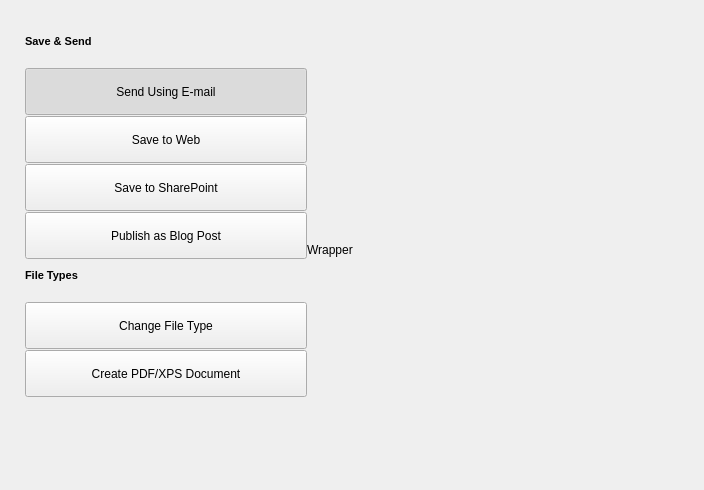
<?xml version="1.0" encoding="UTF-8"?>
<ui version="4.0">
 <class>SaveSendPage</class>
 <widget class="Qtitan::RibbonBackstagePage" name="SaveSendPage">
  <property name="geometry">
   <rect>
    <x>0</x>
    <y>0</y>
    <width>704</width>
    <height>490</height>
   </rect>
  </property>
  <property name="minimumSize">
   <size>
    <width>637</width>
    <height>445</height>
   </size>
  </property>
  <property name="windowTitle">
   <string>Save &amp; Send</string>
  </property>
  <layout class="QHBoxLayout" name="horizontalLayout_2">
   <item>
    <layout class="QHBoxLayout" name="horizontalLayoutMain" stretch="0,1">
     <property name="spacing">
      <number>0</number>
     </property>
     <property name="leftMargin">
      <number>14</number>
     </property>
     <property name="topMargin">
      <number>24</number>
     </property>
     <property name="rightMargin">
      <number>0</number>
     </property>
     <property name="bottomMargin">
      <number>14</number>
     </property>
     <item>
      <layout class="QVBoxLayout" name="verticalLayoutTabs" stretch="0,0,0,0,1">
       <property name="spacing">
        <number>10</number>
       </property>
       <item>
        <layout class="QVBoxLayout" name="verticalLayoutSaveSend">
         <property name="spacing">
          <number>10</number>
         </property>
         <item>
          <widget class="QLabel" name="labelSaveSend">
           <property name="sizePolicy">
            <sizepolicy hsizetype="Expanding" vsizetype="Fixed">
             <horstretch>0</horstretch>
             <verstretch>0</verstretch>
            </sizepolicy>
           </property>
           <property name="text">
            <string>&lt;!DOCTYPE HTML PUBLIC &quot;-//W3C//DTD HTML 4.0//EN&quot; &quot;http://www.w3.org/TR/REC-html40/strict.dtd&quot;&gt;
&lt;html&gt;&lt;head&gt;&lt;meta name=&quot;qrichtext&quot; content=&quot;1&quot; /&gt;&lt;style type=&quot;text/css&quot;&gt;
p, li { white-space: pre-wrap; }
&lt;/style&gt;&lt;/head&gt;&lt;body style=&quot; font-family:'MS Shell Dlg 2'; font-size:8.25pt; font-weight:400; font-style:normal;&quot;&gt;
&lt;p style=&quot; margin-top:0px; margin-bottom:0px; margin-left:0px; margin-right:0px; -qt-block-indent:0; text-indent:0px;&quot;&gt;&lt;span style=&quot; font-size:8pt; font-weight:600;&quot;&gt;Save &amp;amp; Send&lt;/span&gt;&lt;/p&gt;&lt;/body&gt;&lt;/html&gt;</string>
           </property>
          </widget>
         </item>
        </layout>
       </item>
       <item>
        <widget class="Qtitan::RibbonBackstageSeparator" name="backstageSeparatorFileType">
         <property name="maximumSize">
          <size>
           <width>270</width>
           <height>16777215</height>
          </size>
         </property>
        </widget>
       </item>
       <item>
        <layout class="QVBoxLayout" name="verticalLayout">
         <property name="spacing">
          <number>1</number>
         </property>
         <item>
          <widget class="Qtitan::RibbonBackstageButton" name="sendEmailButton">
           <property name="minimumSize">
            <size>
             <width>282</width>
             <height>47</height>
            </size>
           </property>
           <property name="maximumSize">
            <size>
             <width>282</width>
             <height>47</height>
            </size>
           </property>
           <property name="text">
            <string>Send Using E-mail</string>
           </property>
           <property name="icon">
            <iconset resource="ribbonbackstage.qrc">
             <normaloff>:/res/SendUsing.png</normaloff>:/res/SendUsing.png</iconset>
           </property>
           <property name="iconSize">
            <size>
             <width>32</width>
             <height>32</height>
            </size>
           </property>
           <property name="checkable">
            <bool>true</bool>
           </property>
           <property name="checked">
            <bool>true</bool>
           </property>
           <property name="toolButtonStyle">
            <enum>Qt::ToolButtonTextBesideIcon</enum>
           </property>
           <property name="tabStyle">
            <bool>true</bool>
           </property>
           <property name="flatStyle">
            <bool>true</bool>
           </property>
          </widget>
         </item>
         <item>
          <widget class="Qtitan::RibbonBackstageButton" name="saveWebButton">
           <property name="minimumSize">
            <size>
             <width>282</width>
             <height>47</height>
            </size>
           </property>
           <property name="maximumSize">
            <size>
             <width>282</width>
             <height>47</height>
            </size>
           </property>
           <property name="text">
            <string>Save to Web</string>
           </property>
           <property name="icon">
            <iconset resource="ribbonbackstage.qrc">
             <normaloff>:/res/SaveWeb.png</normaloff>:/res/SaveWeb.png</iconset>
           </property>
           <property name="iconSize">
            <size>
             <width>32</width>
             <height>32</height>
            </size>
           </property>
           <property name="checkable">
            <bool>true</bool>
           </property>
           <property name="toolButtonStyle">
            <enum>Qt::ToolButtonTextBesideIcon</enum>
           </property>
           <property name="tabStyle">
            <bool>true</bool>
           </property>
           <property name="flatStyle">
            <bool>true</bool>
           </property>
          </widget>
         </item>
         <item>
          <widget class="Qtitan::RibbonBackstageButton" name="sharePointButton">
           <property name="minimumSize">
            <size>
             <width>282</width>
             <height>47</height>
            </size>
           </property>
           <property name="maximumSize">
            <size>
             <width>282</width>
             <height>47</height>
            </size>
           </property>
           <property name="text">
            <string>Save to SharePoint</string>
           </property>
           <property name="icon">
            <iconset resource="ribbonbackstage.qrc">
             <normaloff>:/res/SaveSharePoint.png</normaloff>:/res/SaveSharePoint.png</iconset>
           </property>
           <property name="iconSize">
            <size>
             <width>32</width>
             <height>32</height>
            </size>
           </property>
           <property name="checkable">
            <bool>true</bool>
           </property>
           <property name="toolButtonStyle">
            <enum>Qt::ToolButtonTextBesideIcon</enum>
           </property>
           <property name="tabStyle">
            <bool>true</bool>
           </property>
           <property name="flatStyle">
            <bool>true</bool>
           </property>
          </widget>
         </item>
         <item>
          <widget class="Qtitan::RibbonBackstageButton" name="blogPostButton">
           <property name="minimumSize">
            <size>
             <width>282</width>
             <height>47</height>
            </size>
           </property>
           <property name="maximumSize">
            <size>
             <width>282</width>
             <height>47</height>
            </size>
           </property>
           <property name="text">
            <string>Publish as Blog Post</string>
           </property>
           <property name="icon">
            <iconset resource="ribbonbackstage.qrc">
             <normaloff>:/res/Publish.png</normaloff>:/res/Publish.png</iconset>
           </property>
           <property name="iconSize">
            <size>
             <width>32</width>
             <height>32</height>
            </size>
           </property>
           <property name="checkable">
            <bool>true</bool>
           </property>
           <property name="toolButtonStyle">
            <enum>Qt::ToolButtonTextBesideIcon</enum>
           </property>
           <property name="tabStyle">
            <bool>true</bool>
           </property>
           <property name="flatStyle">
            <bool>true</bool>
           </property>
          </widget>
         </item>
        </layout>
       </item>
       <item>
        <layout class="QVBoxLayout" name="verticalLayoutFileTypeCaption">
         <property name="spacing">
          <number>10</number>
         </property>
         <item>
          <widget class="QLabel" name="labelFileTypes">
           <property name="sizePolicy">
            <sizepolicy hsizetype="Expanding" vsizetype="Fixed">
             <horstretch>0</horstretch>
             <verstretch>0</verstretch>
            </sizepolicy>
           </property>
           <property name="text">
            <string>&lt;!DOCTYPE HTML PUBLIC &quot;-//W3C//DTD HTML 4.0//EN&quot; &quot;http://www.w3.org/TR/REC-html40/strict.dtd&quot;&gt;
&lt;html&gt;&lt;head&gt;&lt;meta name=&quot;qrichtext&quot; content=&quot;1&quot; /&gt;&lt;style type=&quot;text/css&quot;&gt;
p, li { white-space: pre-wrap; }
&lt;/style&gt;&lt;/head&gt;&lt;body style=&quot; font-family:'MS Shell Dlg 2'; font-size:8.25pt; font-weight:400; font-style:normal;&quot;&gt;
&lt;p style=&quot; margin-top:0px; margin-bottom:0px; margin-left:0px; margin-right:0px; -qt-block-indent:0; text-indent:0px;&quot;&gt;&lt;span style=&quot; font-size:8pt; font-weight:600;&quot;&gt;File Types&lt;/span&gt;&lt;/p&gt;&lt;/body&gt;&lt;/html&gt;</string>
           </property>
          </widget>
         </item>
         <item>
          <widget class="Qtitan::RibbonBackstageSeparator" name="backstageSeparator">
           <property name="maximumSize">
            <size>
             <width>270</width>
             <height>16777215</height>
            </size>
           </property>
          </widget>
         </item>
        </layout>
       </item>
       <item>
        <layout class="QVBoxLayout" name="verticalLayoutFileType">
         <property name="spacing">
          <number>1</number>
         </property>
         <item>
          <widget class="Qtitan::RibbonBackstageButton" name="fileTypeButton">
           <property name="minimumSize">
            <size>
             <width>282</width>
             <height>47</height>
            </size>
           </property>
           <property name="maximumSize">
            <size>
             <width>282</width>
             <height>47</height>
            </size>
           </property>
           <property name="text">
            <string>Change File Type</string>
           </property>
           <property name="icon">
            <iconset resource="ribbonbackstage.qrc">
             <normaloff>:/res/ChangeFileType.png</normaloff>:/res/ChangeFileType.png</iconset>
           </property>
           <property name="iconSize">
            <size>
             <width>32</width>
             <height>32</height>
            </size>
           </property>
           <property name="checkable">
            <bool>true</bool>
           </property>
           <property name="toolButtonStyle">
            <enum>Qt::ToolButtonTextBesideIcon</enum>
           </property>
           <property name="tabStyle">
            <bool>true</bool>
           </property>
           <property name="flatStyle">
            <bool>true</bool>
           </property>
          </widget>
         </item>
         <item>
          <widget class="Qtitan::RibbonBackstageButton" name="createDocButton">
           <property name="minimumSize">
            <size>
             <width>282</width>
             <height>47</height>
            </size>
           </property>
           <property name="maximumSize">
            <size>
             <width>282</width>
             <height>47</height>
            </size>
           </property>
           <property name="text">
            <string>Create PDF/XPS Document</string>
           </property>
           <property name="icon">
            <iconset resource="ribbonbackstage.qrc">
             <normaloff>:/res/CreateDocument.png</normaloff>:/res/CreateDocument.png</iconset>
           </property>
           <property name="iconSize">
            <size>
             <width>32</width>
             <height>32</height>
            </size>
           </property>
           <property name="checkable">
            <bool>true</bool>
           </property>
           <property name="toolButtonStyle">
            <enum>Qt::ToolButtonTextBesideIcon</enum>
           </property>
           <property name="tabStyle">
            <bool>true</bool>
           </property>
           <property name="flatStyle">
            <bool>true</bool>
           </property>
          </widget>
         </item>
         <item>
          <widget class="QLabel" name="labelWrapperNull">
           <property name="text">
            <string/>
           </property>
          </widget>
         </item>
        </layout>
       </item>
      </layout>
     </item>
     <item>
      <widget class="QLabel" name="pageWrapper">
       <property name="minimumSize">
        <size>
         <width>0</width>
         <height>0</height>
        </size>
       </property>
       <property name="text">
        <string>Wrapper</string>
       </property>
      </widget>
     </item>
    </layout>
   </item>
  </layout>
 </widget>
 <customwidgets>
  <customwidget>
   <class>Qtitan::RibbonBackstageButton</class>
   <extends>QToolButton</extends>
   <header>QtnRibbonBackstageView.h</header>
  </customwidget>
  <customwidget>
   <class>Qtitan::RibbonBackstageSeparator</class>
   <extends>QFrame</extends>
   <header>QtnRibbonBackstageView.h</header>
  </customwidget>
  <customwidget>
   <class>Qtitan::RibbonBackstagePage</class>
   <extends>QWidget</extends>
   <header>QtnRibbonBackstageView.h</header>
   <container>1</container>
  </customwidget>
 </customwidgets>
 <resources>
  <include location="ribbonbackstage.qrc"/>
 </resources>
 <connections/>
</ui>
